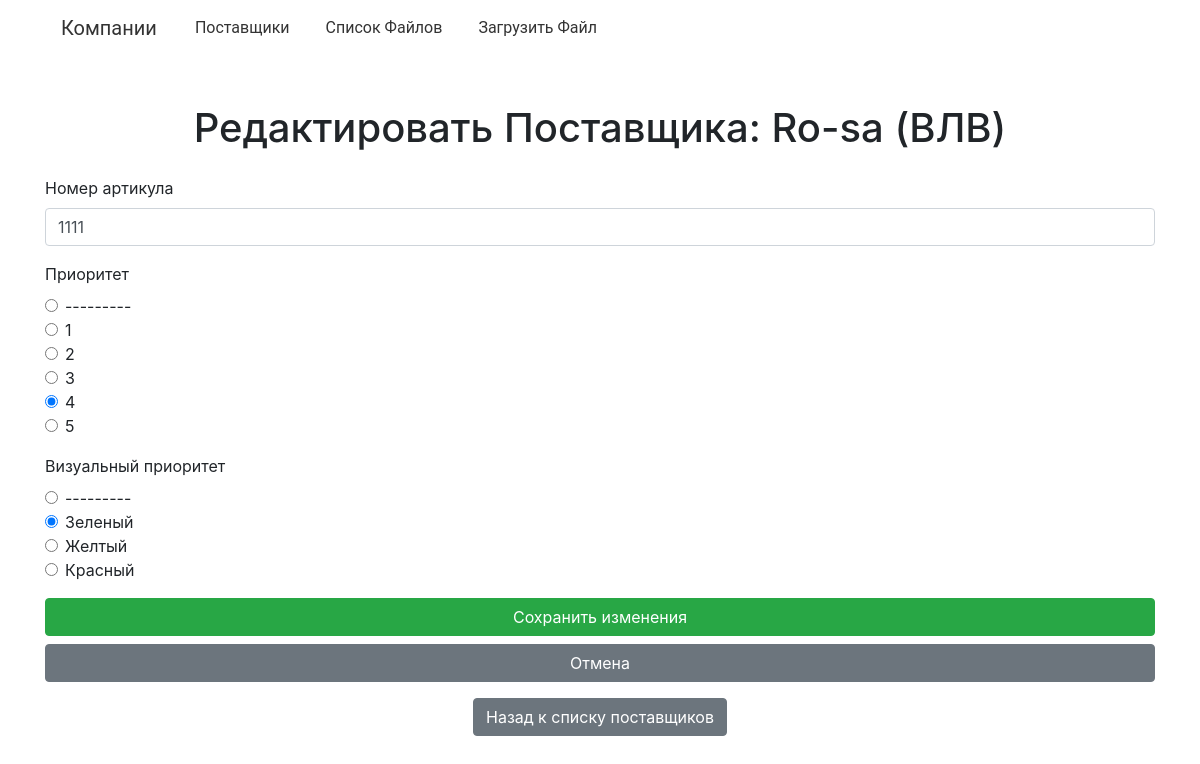
Screenshot of /supplier/7/edit/ with the database file from the repository.
### apps/suppliers/models.py (models this page shows, shortened)
class CompanySupplier(models.Model):
    company = models.ForeignKey(Company, on_delete=models.CASCADE)
    supplier = models.ForeignKey(Supplier, on_delete=models.CASCADE)
    article_number = models.CharField(max_length=100, verbose_name='Article Number', blank=True, null=True)
    priority = models.IntegerField(choices=[(i, str(i)) for i in range(1, 6)], default=1, null=True, blank=True)
    visual_priority = models.IntegerField(choices=[(1, 'Зеленый'), (2, 'Желтый'), (3, 'Красный')], default=3, null=True, blank=True)
    class Meta:
        unique_together = ('company', 'supplier')

class Supplier(models.Model):
    name = models.CharField(max_length=100, unique=True, verbose_name='Name')
    city = models.ForeignKey(City, on_delete=models.CASCADE)
    class Meta:
        ordering = ['name']

### apps/suppliers/views.py (the view)
# urls.py: path('supplier/<int:company_supplier_id>/edit/', edit_company_supplier, name='edit_company_supplier'),
def edit_company_supplier(request, company_supplier_id):
    company_supplier = get_object_or_404(CompanySupplier, id=company_supplier_id)
    if request.method == 'POST':
        form = CompanySupplierForm(request.POST, instance=company_supplier)
        if form.is_valid():
            form.save()
            return redirect('company_detail', company_id=company_supplier.company.id)  # Замените на нужный URL
    else:
        form = CompanySupplierForm(instance=company_supplier)
    return render(request, 'edit_company_supplier.html', {
        'form': form,
        'company_supplier': company_supplier,
    })

### apps/suppliers/forms.py
class CompanySupplierForm(forms.ModelForm):
    class Meta:
        model = CompanySupplier
        fields = ['article_number', 'priority', 'visual_priority']
    def __init__(self, *args, **kwargs):
        super(CompanySupplierForm, self).__init__(*args, **kwargs)
        self.fields['article_number'].widget.attrs.update({'class': 'form-control'})
        self.fields['priority'].widget.attrs.update({'class': 'form-check-input'})
        self.fields['visual_priority'].widget.attrs.update({'class': 'form-check-input'})

### apps/suppliers/templates/edit_company_supplier.html (shortened to what this page needs)
{% extends 'base.html' %}
{% load widget_tweaks %}
{% block content %}
    <div class="container mt-5">
        <h1 class="text-center">Редактировать Поставщика: {{ company_supplier.supplier.name }}</h1>
        <form method="post" class="mt-4">
            <div class="form-group">
                <label for="id_article_number">Номер артикула</label>
                {{ form.article_number|add_class:"form-control" }}
            </div>
            <div class="form-group">
                <label>Приоритет</label>
                <div>
                    {% for value, display in form.priority.field.choices %}
                        <div class="form-check">
                            <input type="radio" name="priority" value="{{ value }}" id="priority_{{ value }}" class="form-check-input"
                                   {% if value|stringformat:"i" == company_supplier.priority|stringformat:"i" %}checked{% endif %}>
                            <label class="form-check-label" for="priority_{{ value }}">{{ display }}</label>
                        </div>
                    {% endfor %}
                </div>
            </div>
            <div class="form-group">
                <label>Визуальный приоритет</label>
                <div>
                    {% for value, display in form.visual_priority.field.choices %}
                        <div class="form-check">
                            <input type="radio" name="visual_priority" value="{{ value }}" id="visual_priority_{{ value }}" class="form-check-input"
                                   {% if value|stringformat:"i" == company_supplier.visual_priority|stringformat:"i" %}checked{% endif %}>
                            <label class="form-check-label" for="visual_priority_{{ value }}">{{ display }}</label>
                        </div>
                    {% endfor %}
                </div>
            </div>
            <button type="submit" class="btn btn-success btn-block">Сохранить изменения</button>
            <a href="{% url 'supplier_list' %}" class="btn btn-secondary btn-block mt-2">Отмена</a>
        </form>
        <div class="text-center mt-3">
            <a href="{% url 'supplier_list' %}" class="btn btn-secondary">Назад к списку поставщиков</a>
        </div>
    </div>
{% endblock %}

### rows the page displays
CompanySupplier: supplier.name "Ro-sa (ВЛВ)", article_number "1111", priority "☐ ---------" "☐ 1" "☐ 2" "☐ 3" "☑ 4" "☐ 5", visual_priority "☐ ---------" "☑ Зеленый" "☐ Желтый" "☐ Красный"

### other values shown
{{ display }} "---------" "1" "2" "3" "4" "5"
{{ display }} "---------" "Зеленый" "Желтый" "Красный"
